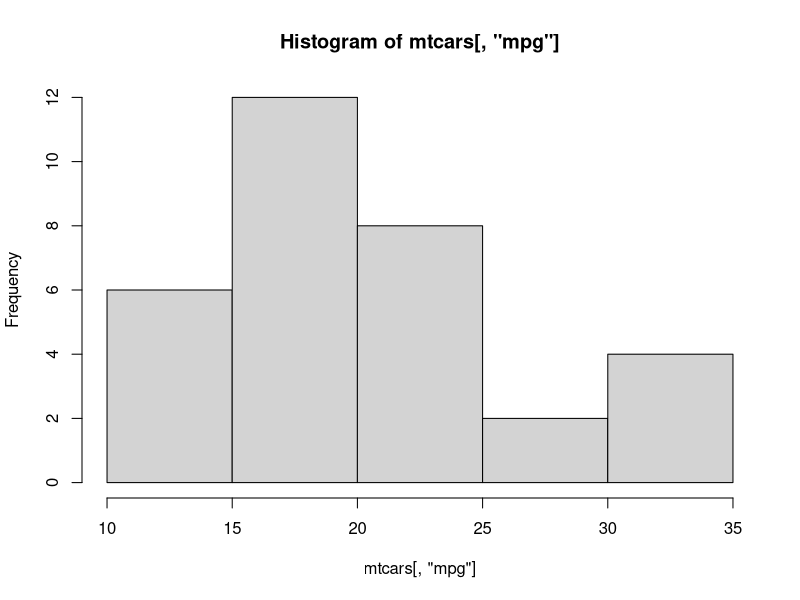

Source code (R):
##################################
# R script pour l'atelier R 
# 
# Créer par Sahir, July 28th, 2015
# Updated: 
# NOTE: 
##################################

# importer les donnés (mtcars fait parti du library datasets, ce qui 
# viens pré-installer avec R)
df <- mtcars

# voir les variables en df
str(df)

# histogram de mpg
hist(mtcars[,"mpg"])

# régression linéaire
fit <- lm(mpg ~ disp, data=df)

# sommaire des résultat
summary(fit)
